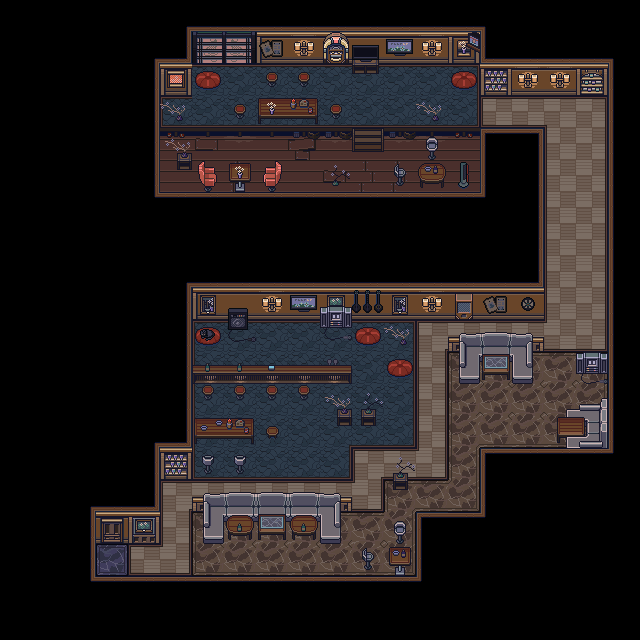

This is a level from a 2D game, rendered from its Tiled map with the project's own tilesets. A one-line summary and the map file follow, with tile-layer data summarised:
An orthogonal 20x20 tile map with 32x32 px tiles, 5 tile layers (floor, next-floor, objects, next-objects, ...).

<map version="1.8" tiledversion="1.8.4" orientation="orthogonal" renderorder="right-down" width="20" height="20" tilewidth="32" tileheight="32" infinite="0" nextlayerid="6" nextobjectid="1">
 <editorsettings>
  <export target="map-night-home.json" format="json" />
 </editorsettings>
 <tileset firstgid="1" name="TilemapNight" tilewidth="32" tileheight="32" tilecount="1680" columns="40">
  <image source="TilemapNight.png" width="1280" height="1344" />
  <tile id="161">
   <properties>
    <property name="collides" type="bool" value="true" />
   </properties>
  </tile>
  <tile id="162">
   <properties>
    <property name="collides" type="bool" value="true" />
   </properties>
  </tile>
  <tile id="163">
   <properties>
    <property name="collides" type="bool" value="true" />
   </properties>
  </tile>
  <tile id="164">
   <properties>
    <property name="collides" type="bool" value="true" />
   </properties>
  </tile>
  <tile id="165">
   <properties>
    <property name="collides" type="bool" value="true" />
   </properties>
  </tile>
  <tile id="166">
   <properties>
    <property name="collides" type="bool" value="true" />
   </properties>
  </tile>
  <tile id="167">
   <properties>
    <property name="collides" type="bool" value="true" />
   </properties>
  </tile>
  <tile id="168">
   <properties>
    <property name="collides" type="bool" value="true" />
   </properties>
  </tile>
  <tile id="169">
   <properties>
    <property name="collides" type="bool" value="true" />
   </properties>
  </tile>
  <tile id="170">
   <properties>
    <property name="collides" type="bool" value="true" />
   </properties>
  </tile>
  <tile id="176">
   <animation>
    <frame tileid="176" duration="100" />
    <frame tileid="216" duration="100" />
    <frame tileid="256" duration="100" />
    <frame tileid="296" duration="100" />
    <frame tileid="336" duration="100" />
    <frame tileid="376" duration="100" />
    <frame tileid="416" duration="100" />
    <frame tileid="456" duration="100" />
    <frame tileid="496" duration="100" />
    <frame tileid="536" duration="100" />
    <frame tileid="576" duration="100" />
    <frame tileid="616" duration="100" />
    <frame tileid="656" duration="100" />
    <frame tileid="696" duration="100" />
    <frame tileid="736" duration="100" />
    <frame tileid="776" duration="100" />
   </animation>
  </tile>
  <tile id="178">
   <animation>
    <frame tileid="178" duration="100" />
    <frame tileid="218" duration="100" />
    <frame tileid="258" duration="100" />
    <frame tileid="298" duration="100" />
    <frame tileid="338" duration="100" />
    <frame tileid="378" duration="100" />
    <frame tileid="418" duration="100" />
    <frame tileid="458" duration="100" />
    <frame tileid="498" duration="100" />
    <frame tileid="538" duration="100" />
    <frame tileid="578" duration="100" />
    <frame tileid="618" duration="100" />
    <frame tileid="658" duration="100" />
    <frame tileid="698" duration="100" />
    <frame tileid="738" duration="100" />
    <frame tileid="778" duration="100" />
   </animation>
  </tile>
  <tile id="201">
   <properties>
    <property name="collides" type="bool" value="true" />
   </properties>
  </tile>
  <tile id="202">
   <properties>
    <property name="collides" type="bool" value="true" />
   </properties>
  </tile>
  <tile id="203">
   <properties>
    <property name="collides" type="bool" value="true" />
   </properties>
  </tile>
  <tile id="204">
   <properties>
    <property name="collides" type="bool" value="true" />
   </properties>
  </tile>
  <tile id="205">
   <properties>
    <property name="collides" type="bool" value="true" />
   </properties>
  </tile>
  <tile id="206">
   <properties>
    <property name="collides" type="bool" value="true" />
   </properties>
  </tile>
  <tile id="207">
   <properties>
    <property name="collides" type="bool" value="true" />
   </properties>
  </tile>
  <tile id="208">
   <properties>
    <property name="collides" type="bool" value="true" />
   </properties>
  </tile>
  <tile id="209">
   <properties>
    <property name="collides" type="bool" value="true" />
   </properties>
  </tile>
  <tile id="210">
   <properties>
    <property name="collides" type="bool" value="true" />
   </properties>
  </tile>
  <tile id="241">
   <properties>
    <property name="collides" type="bool" value="true" />
   </properties>
  </tile>
  <tile id="242">
   <properties>
    <property name="collides" type="bool" value="true" />
   </properties>
  </tile>
  <tile id="243">
   <properties>
    <property name="collides" type="bool" value="true" />
   </properties>
  </tile>
  <tile id="245">
   <properties>
    <property name="collides" type="bool" value="false" />
   </properties>
  </tile>
  <tile id="246">
   <properties>
    <property name="collides" type="bool" value="false" />
   </properties>
  </tile>
  <tile id="248">
   <properties>
    <property name="collides" type="bool" value="false" />
   </properties>
  </tile>
  <tile id="249">
   <properties>
    <property name="collides" type="bool" value="false" />
   </properties>
  </tile>
  <tile id="281">
   <properties>
    <property name="collides" type="bool" value="false" />
   </properties>
  </tile>
  <tile id="282">
   <properties>
    <property name="collides" type="bool" value="false" />
   </properties>
  </tile>
  <tile id="283">
   <properties>
    <property name="collides" type="bool" value="false" />
   </properties>
  </tile>
  <tile id="284">
   <properties>
    <property name="collides" type="bool" value="true" />
   </properties>
  </tile>
  <tile id="285">
   <properties>
    <property name="collides" type="bool" value="true" />
   </properties>
  </tile>
  <tile id="286">
   <properties>
    <property name="collides" type="bool" value="true" />
   </properties>
  </tile>
  <tile id="287">
   <properties>
    <property name="collides" type="bool" value="true" />
   </properties>
  </tile>
  <tile id="288">
   <properties>
    <property name="collides" type="bool" value="true" />
   </properties>
  </tile>
  <tile id="289">
   <properties>
    <property name="collides" type="bool" value="true" />
   </properties>
  </tile>
  <tile id="329">
   <properties>
    <property name="collides" type="bool" value="true" />
   </properties>
  </tile>
  <tile id="401">
   <properties>
    <property name="collides" type="bool" value="true" />
   </properties>
  </tile>
  <tile id="402">
   <properties>
    <property name="collides" type="bool" value="true" />
   </properties>
  </tile>
  <tile id="403">
   <properties>
    <property name="collides" type="bool" value="true" />
   </properties>
  </tile>
  <tile id="405">
   <animation>
    <frame tileid="445" duration="100" />
    <frame tileid="485" duration="100" />
    <frame tileid="525" duration="100" />
    <frame tileid="565" duration="100" />
    <frame tileid="605" duration="100" />
    <frame tileid="645" duration="100" />
    <frame tileid="685" duration="100" />
    <frame tileid="725" duration="100" />
   </animation>
  </tile>
  <tile id="457">
   <animation>
    <frame tileid="177" duration="100" />
    <frame tileid="217" duration="100" />
    <frame tileid="257" duration="100" />
    <frame tileid="297" duration="100" />
    <frame tileid="337" duration="100" />
    <frame tileid="377" duration="100" />
    <frame tileid="417" duration="100" />
    <frame tileid="457" duration="100" />
   </animation>
  </tile>
  <tile id="482">
   <properties>
    <property name="collides" type="bool" value="true" />
   </properties>
  </tile>
  <tile id="483">
   <properties>
    <property name="collides" type="bool" value="true" />
   </properties>
  </tile>
  <tile id="484">
   <properties>
    <property name="collides" type="bool" value="true" />
   </properties>
  </tile>
  <tile id="487">
   <properties>
    <property name="collides" type="bool" value="true" />
   </properties>
  </tile>
  <tile id="488">
   <properties>
    <property name="collides" type="bool" value="true" />
   </properties>
  </tile>
  <tile id="489">
   <properties>
    <property name="collides" type="bool" value="true" />
   </properties>
  </tile>
  <tile id="606">
   <properties>
    <property name="collides" type="bool" value="true" />
   </properties>
  </tile>
  <tile id="607">
   <properties>
    <property name="collides" type="bool" value="true" />
   </properties>
  </tile>
  <tile id="608">
   <properties>
    <property name="collides" type="bool" value="true" />
   </properties>
  </tile>
  <tile id="609">
   <properties>
    <property name="collides" type="bool" value="true" />
   </properties>
  </tile>
  <tile id="610">
   <properties>
    <property name="collides" type="bool" value="true" />
   </properties>
  </tile>
  <tile id="611">
   <properties>
    <property name="collides" type="bool" value="true" />
   </properties>
  </tile>
  <tile id="646">
   <properties>
    <property name="collides" type="bool" value="false" />
   </properties>
  </tile>
  <tile id="647">
   <properties>
    <property name="collides" type="bool" value="true" />
   </properties>
  </tile>
  <tile id="648">
   <properties>
    <property name="collides" type="bool" value="true" />
   </properties>
  </tile>
  <tile id="649">
   <properties>
    <property name="collides" type="bool" value="true" />
   </properties>
  </tile>
  <tile id="650">
   <properties>
    <property name="collides" type="bool" value="true" />
   </properties>
  </tile>
  <tile id="651">
   <properties>
    <property name="collides" type="bool" value="true" />
   </properties>
  </tile>
  <tile id="686">
   <properties>
    <property name="collides" type="bool" value="true" />
   </properties>
  </tile>
  <tile id="687">
   <properties>
    <property name="collides" type="bool" value="true" />
   </properties>
  </tile>
  <tile id="688">
   <properties>
    <property name="collides" type="bool" value="true" />
   </properties>
  </tile>
  <tile id="689">
   <properties>
    <property name="collides" type="bool" value="true" />
   </properties>
  </tile>
  <tile id="690">
   <properties>
    <property name="collides" type="bool" value="true" />
   </properties>
  </tile>
  <tile id="691">
   <properties>
    <property name="collides" type="bool" value="true" />
   </properties>
  </tile>
  <tile id="726">
   <properties>
    <property name="collides" type="bool" value="true" />
   </properties>
  </tile>
  <tile id="727">
   <properties>
    <property name="collides" type="bool" value="true" />
   </properties>
  </tile>
  <tile id="728">
   <properties>
    <property name="collides" type="bool" value="true" />
   </properties>
  </tile>
  <tile id="729">
   <properties>
    <property name="collides" type="bool" value="true" />
   </properties>
  </tile>
  <tile id="730">
   <properties>
    <property name="collides" type="bool" value="true" />
   </properties>
  </tile>
  <tile id="731">
   <properties>
    <property name="collides" type="bool" value="true" />
   </properties>
  </tile>
  <tile id="779">
   <animation>
    <frame tileid="179" duration="100" />
    <frame tileid="219" duration="100" />
    <frame tileid="259" duration="100" />
    <frame tileid="299" duration="100" />
    <frame tileid="339" duration="100" />
    <frame tileid="379" duration="100" />
    <frame tileid="419" duration="100" />
    <frame tileid="459" duration="100" />
    <frame tileid="499" duration="100" />
    <frame tileid="539" duration="100" />
    <frame tileid="579" duration="100" />
    <frame tileid="619" duration="100" />
    <frame tileid="659" duration="100" />
    <frame tileid="699" duration="100" />
    <frame tileid="739" duration="100" />
    <frame tileid="779" duration="100" />
   </animation>
  </tile>
  <tile id="801">
   <properties>
    <property name="collides" type="bool" value="false" />
   </properties>
  </tile>
  <tile id="802">
   <properties>
    <property name="collides" type="bool" value="false" />
   </properties>
  </tile>
  <tile id="803">
   <properties>
    <property name="collides" type="bool" value="false" />
   </properties>
  </tile>
  <tile id="804">
   <properties>
    <property name="collides" type="bool" value="false" />
   </properties>
  </tile>
  <tile id="805">
   <properties>
    <property name="collides" type="bool" value="false" />
   </properties>
  </tile>
  <tile id="806">
   <properties>
    <property name="collides" type="bool" value="false" />
   </properties>
  </tile>
  <tile id="807">
   <properties>
    <property name="collides" type="bool" value="false" />
   </properties>
  </tile>
  <tile id="808">
   <properties>
    <property name="collides" type="bool" value="false" />
   </properties>
  </tile>
  <tile id="809">
   <properties>
    <property name="collides" type="bool" value="false" />
   </properties>
  </tile>
  <tile id="810">
   <properties>
    <property name="collides" type="bool" value="true" />
   </properties>
  </tile>
  <tile id="811">
   <properties>
    <property name="collides" type="bool" value="true" />
   </properties>
  </tile>
  <tile id="812">
   <properties>
    <property name="collides" type="bool" value="true" />
   </properties>
  </tile>
  <tile id="813">
   <properties>
    <property name="collides" type="bool" value="true" />
   </properties>
  </tile>
  <tile id="814">
   <properties>
    <property name="collides" type="bool" value="false" />
   </properties>
  </tile>
  <tile id="815">
   <properties>
    <property name="collides" type="bool" value="true" />
   </properties>
  </tile>
  <tile id="841">
   <properties>
    <property name="collides" type="bool" value="true" />
   </properties>
  </tile>
  <tile id="842">
   <properties>
    <property name="collides" type="bool" value="true" />
   </properties>
  </tile>
  <tile id="843">
   <properties>
    <property name="collides" type="bool" value="true" />
   </properties>
  </tile>
  <tile id="844">
   <properties>
    <property name="collides" type="bool" value="true" />
   </properties>
  </tile>
  <tile id="845">
   <properties>
    <property name="collides" type="bool" value="true" />
   </properties>
  </tile>
  <tile id="846">
   <properties>
    <property name="collides" type="bool" value="true" />
   </properties>
  </tile>
  <tile id="847">
   <properties>
    <property name="collides" type="bool" value="true" />
   </properties>
  </tile>
  <tile id="848">
   <properties>
    <property name="collides" type="bool" value="true" />
   </properties>
  </tile>
  <tile id="849">
   <properties>
    <property name="collides" type="bool" value="true" />
   </properties>
  </tile>
  <tile id="850">
   <properties>
    <property name="collides" type="bool" value="true" />
   </properties>
  </tile>
  <tile id="851">
   <properties>
    <property name="collides" type="bool" value="true" />
   </properties>
  </tile>
  <tile id="852">
   <properties>
    <property name="collides" type="bool" value="true" />
   </properties>
  </tile>
  <tile id="853">
   <properties>
    <property name="collides" type="bool" value="true" />
   </properties>
  </tile>
  <tile id="854">
   <properties>
    <property name="collides" type="bool" value="false" />
   </properties>
  </tile>
  <tile id="855">
   <properties>
    <property name="collides" type="bool" value="true" />
   </properties>
  </tile>
  <tile id="881">
   <properties>
    <property name="collides" type="bool" value="true" />
   </properties>
  </tile>
  <tile id="882">
   <properties>
    <property name="collides" type="bool" value="true" />
   </properties>
  </tile>
  <tile id="883">
   <properties>
    <property name="collides" type="bool" value="true" />
   </properties>
  </tile>
  <tile id="884">
   <properties>
    <property name="collides" type="bool" value="true" />
   </properties>
  </tile>
  <tile id="885">
   <properties>
    <property name="collides" type="bool" value="true" />
   </properties>
  </tile>
  <tile id="886">
   <properties>
    <property name="collides" type="bool" value="true" />
   </properties>
  </tile>
  <tile id="887">
   <properties>
    <property name="collides" type="bool" value="true" />
   </properties>
  </tile>
  <tile id="888">
   <properties>
    <property name="collides" type="bool" value="true" />
   </properties>
  </tile>
  <tile id="889">
   <properties>
    <property name="collides" type="bool" value="true" />
   </properties>
  </tile>
  <tile id="890">
   <properties>
    <property name="collides" type="bool" value="true" />
   </properties>
  </tile>
  <tile id="891">
   <properties>
    <property name="collides" type="bool" value="true" />
   </properties>
  </tile>
  <tile id="892">
   <properties>
    <property name="collides" type="bool" value="true" />
   </properties>
  </tile>
  <tile id="893">
   <properties>
    <property name="collides" type="bool" value="true" />
   </properties>
  </tile>
  <tile id="894">
   <properties>
    <property name="collides" type="bool" value="false" />
   </properties>
  </tile>
  <tile id="895">
   <properties>
    <property name="collides" type="bool" value="true" />
   </properties>
  </tile>
  <tile id="921">
   <properties>
    <property name="collides" type="bool" value="false" />
   </properties>
  </tile>
  <tile id="922">
   <properties>
    <property name="collides" type="bool" value="false" />
   </properties>
  </tile>
  <tile id="923">
   <properties>
    <property name="collides" type="bool" value="false" />
   </properties>
  </tile>
  <tile id="924">
   <properties>
    <property name="collides" type="bool" value="false" />
   </properties>
  </tile>
  <tile id="925">
   <properties>
    <property name="collides" type="bool" value="false" />
   </properties>
  </tile>
  <tile id="926">
   <properties>
    <property name="collides" type="bool" value="false" />
   </properties>
  </tile>
  <tile id="927">
   <properties>
    <property name="collides" type="bool" value="false" />
   </properties>
  </tile>
  <tile id="928">
   <properties>
    <property name="collides" type="bool" value="false" />
   </properties>
  </tile>
  <tile id="929">
   <properties>
    <property name="collides" type="bool" value="false" />
   </properties>
  </tile>
  <tile id="930">
   <properties>
    <property name="collides" type="bool" value="false" />
   </properties>
  </tile>
 </tileset>
 <layer id="1" name="floor" width="20" height="20">
  <data>[400 cells, 172 non-empty, 50 distinct tile ids]</data>
 </layer>
 <layer id="3" name="next-floor" width="20" height="20">
  <data>[400 cells, 41 non-empty, 15 distinct tile ids]</data>
 </layer>
 <layer id="4" name="objects" width="20" height="20">
  <data>[400 cells, 74 non-empty, 44 distinct tile ids]</data>
 </layer>
 <layer id="5" name="next-objects" width="20" height="20">
  <data>[400 cells, 22 non-empty, 13 distinct tile ids]</data>
 </layer>
 <layer id="2" name="walls" width="20" height="20">
  <data>[400 cells, 98 non-empty, 12 distinct tile ids]</data>
 </layer>
</map>
